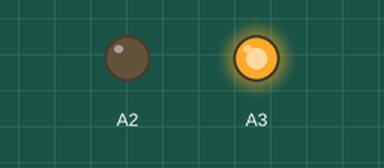
Bench run of a sketch on a simulated Arduino Uno, built with avr-gcc and run on an emulated ATmega328P. Parts: output pins drawn as LEDs (lit = HIGH).

Above: at 1.0 s.
At 2.5 s:
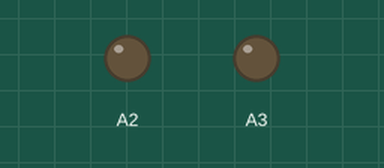
At 4.0 s:
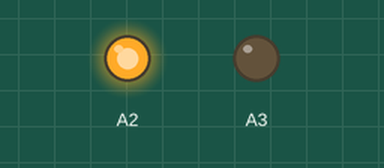
Timing chart, 0 to 7.8 s (numbered marks = the images above):
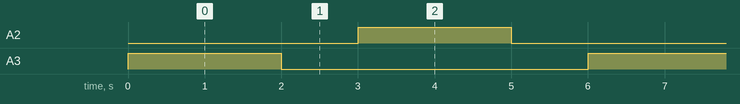

Measured:
- by itself, A2, A3: alternates HIGH for 2.0 s and LOW for 4.0 s
- by itself, everything shown: repeats every 6.0 s, in 4 steps

The sketch:

KE3003_42.1.ino
```cpp
void setup()
{
  //设置电机引脚为输出
  pinMode(A2, OUTPUT);
  pinMode(A3, OUTPUT);
}

void loop()
 {
  //逆时针转
  digitalWrite(A2, LOW);
  digitalWrite(A3, HIGH);
  delay(2000);
  //停止
  digitalWrite(A2, LOW);
  digitalWrite(A3, LOW);
  delay(1000);
  //顺时针转
  digitalWrite(A2, HIGH);
  digitalWrite(A3, LOW);
  delay(2000);
  //停止
  digitalWrite(A2, LOW);
  digitalWrite(A3, LOW);
  delay(1000);
}
```
